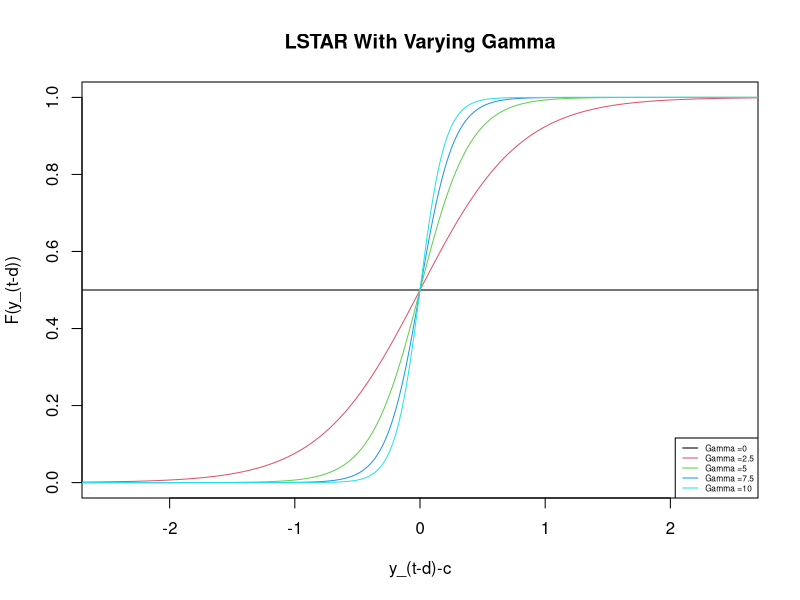
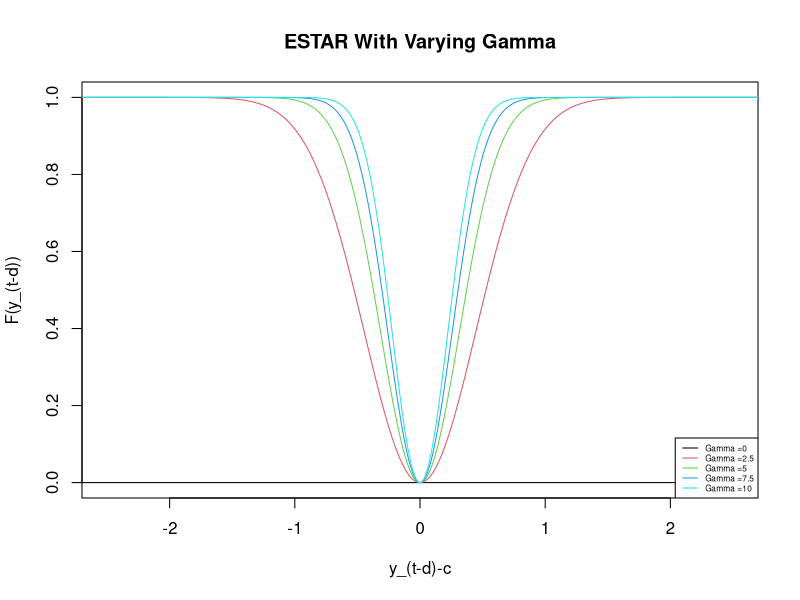

The R source for these figures, in order:
lstar <- function(g, yc){
  1/(1+exp(-g*(yc)))
}

estar <- function(g, yc){
  (1-exp(-g*(yc)^2))
}


#plot(x=seq(-5,5,0.01), y=lstar(0, seq(-5,5,0.01)), ylim=c(0,1), type = "l", col = 1)
#lines(x=seq(-5,5,0.01), y=lstar(0.5, seq(-5,5,0.01)), ylim=c(0,1), type = "l", col = 2)
#lines(x=seq(-5,5,0.01), y=lstar(1, seq(-5,5,0.01)), type = "l", col = 3)
#lines(x=seq(-5,5,0.01), y=lstar(2.5, seq(-5,5,0.01)), type = "l", col = 4)
#lines(x=seq(-5,5,0.01), y=lstar(10, seq(-5,5,0.01)), type = "l", col = 5)
#legend("bottomright", c(paste0("Gamma", "=")), col=1:5, ncol=1, lty=1, cex=0.5)

lstar_plot <- function(xs, maxk, intk){
testk <- seq(0,maxk,intk)
plot(x=xs, y=lstar(0, xs), ylim=c(0,1), xlim=c(-2.5,2.5), type = "l", col = 1, xlab = "y_(t-d)-c", ylab = "F(y_(t-d))")
  for(i in 2:((maxk/intk)+1)){
lines(x=xs, y=lstar(testk[i], xs), ylim=c(0,1), type = "l", col = i)
  }
  legend("bottomright", c(paste0("Gamma", " =", testk[1:((maxk/intk)+1)])), col=1:((maxk/intk)+1), ncol=1, lty=1, cex=0.5)
}


star_plot <- function(xs, maxk, intk, type){
if(type == "lstar"){
    testk <- seq(0,maxk,intk)
    plot(x=xs, y=lstar(0, xs), ylim=c(0,1), xlim=c(-2.5,2.5), type = "l", col = 1, 
         xlab = "y_(t-d)-c", ylab = "F(y_(t-d))")
    for(i in 2:((maxk/intk)+1)){
      lines(x=xs, y=lstar(testk[i], xs), ylim=c(0,1), type = "l", col = i)
    }
    legend("bottomright", c(paste0("Gamma", " =", testk[1:((maxk/intk)+1)])), 
           col=1:((maxk/intk)+1), ncol=1, lty=1, cex=0.5)
    title(c("LSTAR With Varying Gamma"))
  }
if(type == "estar"){
  testk <- seq(0,maxk,intk)
  plot(x=xs, y=estar(0, xs), ylim=c(0,1), xlim=c(-2.5,2.5), type = "l", col = 1, 
       xlab = "y_(t-d)-c", ylab = "F(y_(t-d))")
  for(i in 2:((maxk/intk)+1)){
    lines(x=xs, y=estar(testk[i], xs), ylim=c(0,1), type = "l", col = i)
  }
  legend("bottomright", c(paste0("Gamma", " =", testk[1:((maxk/intk)+1)])), 
         col=1:((maxk/intk)+1), ncol=1, lty=1, cex=0.5)
  title(c("ESTAR With Varying Gamma"))
}
}

star_plot(seq(-5,5,0.01), 10, 2.5, "lstar")
star_plot(seq(-5,5,0.01), 10, 2.5, "estar")



  
  
  

